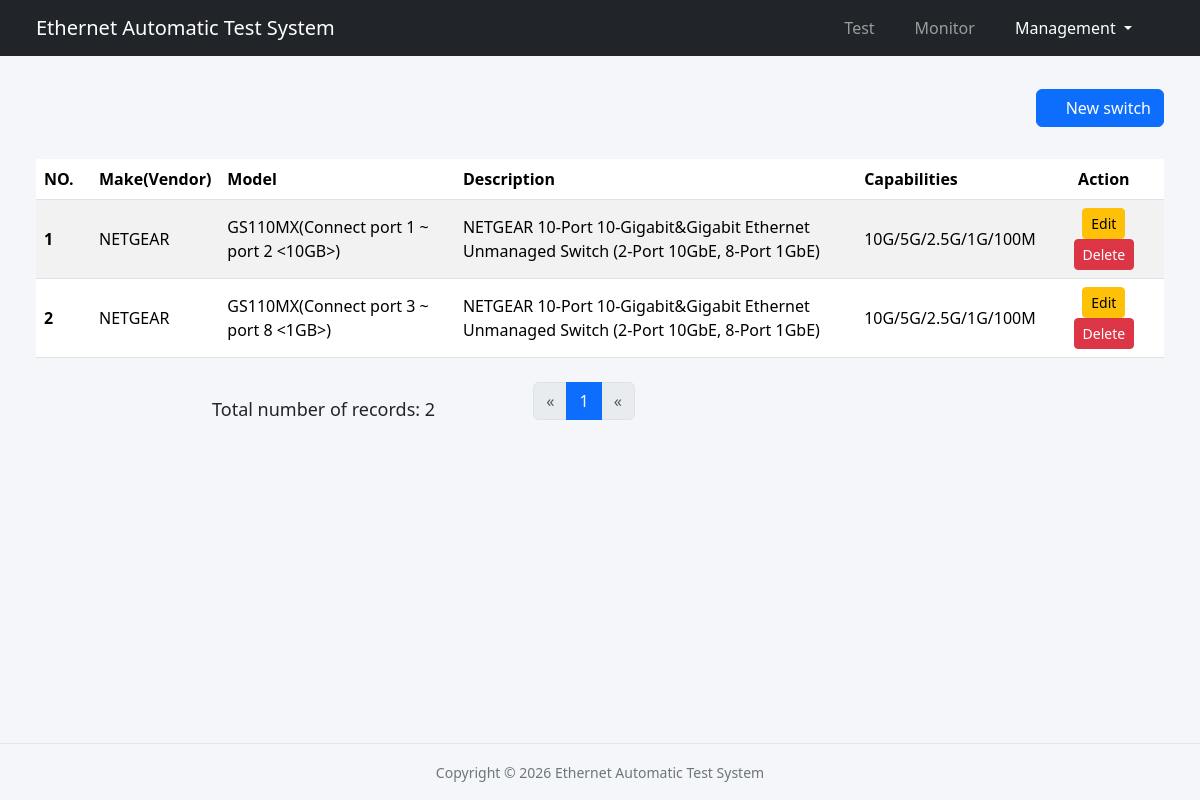
/api/switches, run on an earlier commit of the app's database.
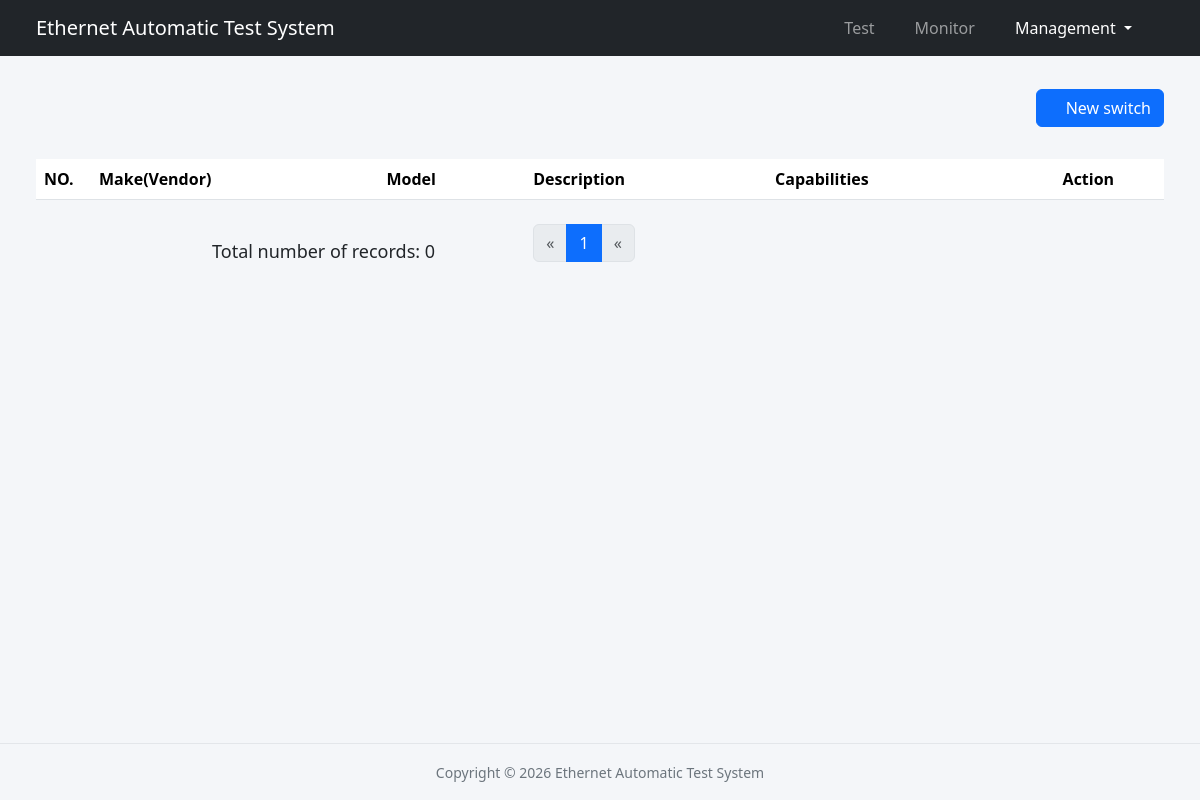
And on a later commit of the database.
### libs/models.py (models this page shows, shortened)
class Switch(db.Model):
    __tablename__ = 'switch'
    id = db.Column(db.Integer, primary_key=True)
    vendor = db.Column(db.String(100), nullable=False)
    model = db.Column(db.String(200), nullable=False, unique=True)
    description = db.Column(db.String(500), nullable=False)
    capabilities = db.Column(db.String(200), nullable=False)

### app.py (the view)
@app.route('/api/switches', methods=['GET'])
def switches_management():
    page = request.args.get('page', 1, type=int)
    pagination = Switch.query.order_by(Switch.id).paginate(page=page, per_page=100, error_out=False)
    switches = pagination.items
    return render_template("switch_management.html", current_url="management", switches=switches,
                           pagination=pagination)

### templates/switch_management.html (shortened to what this page needs)
{% extends 'base.html' %}
{% import "_macros.html" as macros %}
{% block contents %}
    <div class="d-flex justify-content-end align-items-center flex-wrap mb-4 my-4">
        <button class="btn btn-primary" data-bs-target="#addNewSwitch" data-bs-toggle="modal"><i class="bi bi-plus-circle"></i> New switch</button>
    </div>
    <div class="table-responsive py-2">
        <table class="table table-striped table-hover">
            <thead>
                <tr>
                    <th class="text-start" style="max-width: 55px; width: 55px;">NO.</th>
                    <th class="text-start">Make(Vendor)</th>
                    <th class="text-start">Model</th>
                    <th class="text-start">Description</th>
                    <th class="text-start">Capabilities</th>
                    <th class="text-center">Action</th>
                </tr>
            </thead>
            <tbody>
                {% for switch in switches %}
                <tr>
                    <th class="text-start">{{ switches.index(switch) + 1 }}</th>
                    <td class="text-start">{{ switch.vendor }}</td>
                    <td class="text-start">{{ switch.model }}</td>
                    <td class="text-start">{{ switch.description }}</td>
                    <td class="text-start">{{ switch.capabilities }}</td>
                    <td class="text-center">
                        <button type="button" class="btn btn-warning btn-sm mx-3" data-bs-toggle="modal" data-bs-target="#edit_switch_{{ switch.id }}">
                            Edit
                        </button>
                        <form action="{{ url_for('delete_switch', switch_id=switch.id) }}" method="post" class="d-inline"
                        onsubmit="return confirm('Are you sure you want to delete switch: {{ switch.model }}?');">
                            <button type="submit" class="btn btn-danger btn-sm">Delete</button>
                        </form>
                    </td>
                {% endfor %}
            </tbody>
        </table>
    </div>
    <div class="pagination">
      {{ macros.pagination_widget(pagination, ".switches_management") }}
    </div>
{% endblock %}

### templates/base.html (shortened to what this page needs)
<!DOCTYPE html>
<html lang="en">
<head>
    <link rel="stylesheet" href="{{ url_for('static', filename='css/bootstrap.min.css') }}">
    <link rel="stylesheet" href="{{ url_for('static', filename='icons/font/bootstrap-icons.min.css') }}">
    <link rel="stylesheet" href="{{ url_for('static', filename='css/base.css') }}">
</head>
<body>
    <div class="d-flex flex-column min-vh-100">
        <header>
            <nav class="navbar navbar-expand-md navbar-dark fixed-top bg-dark">
                <div class="container-fluid">
                    <a href="#" class="navbar-brand">Ethernet Automatic Test System</a>
                    <div class="collapse navbar-collapse" id="navbarmenu">
                        <ul class="navbar-nav ms-auto">
                            <li class="nav-item me-4">
                                <a href="{{ url_for('index') }}" class="nav-link {% if current_url == 'index' %}active{% endif %}">
                                    Test
                                </a>
                            </li>
                            <li class="nav-item me-4">
                                <a href="{{ url_for('monitors') }}" class="nav-link  {% if current_url == 'monitor' %}active{% endif %}">
                                    Monitor
                                </a>
                            </li>
                            <li class="nav-item me-4 dropdown">
                                <a href="#" class="nav-link dropdown-toggle {% if current_url == 'management' %}active{% endif %}" data-bs-toggle="dropdown" aria-expanded="false">
                                    Management
                                </a>
                            </li>
                        </ul>
                    </div>
                </div>
            </nav>
        </header>
        <main class="flex-grow-1 container-fluid" style="margin-top: 65px;">
            {% block contents %}{% endblock %}
        </main>
        <footer>
            <small>Copyright &copy; 2026 Ethernet Automatic Test System</small>
        </footer>
    </div>
</body>
</html>

### templates/_macros.html
{% macro pagination_widget(pagination, endpoint) %}
<div class="row" style="max-width: 800px; width: 800px; margin: 0 auto; align-items: center;">
  <div class="col-5" style="font-size: 18px;">
    <span>Total number of records: {{ pagination.total }}</span>
  </div>
  <ul class="pagination justify-content-start col-7">
    <li class="page-item {% if not pagination.has_prev %}disabled{% endif %}">
      <a href="{% if pagination.has_prev %}{{ url_for(endpoint, page=pagination.page-1, **kwargs) }}{% else %}#{% endif %}" class="page-link">
        <span>&laquo;</span>
      </a>
    </li>
    {% if pagination.pages == 0 %}
    <li class="page-item active">
      <a class="page-link">1</a>
    </li>
    {% endif %}
    {% for  p in pagination.iter_pages() %}
      {% if p %}
        {% if p == pagination.page %}
          <li class="page-item active">
            <a class="page-link">{{ p }}</a>
          </li>
        {% else %}
          <li class="page-item"><a href="{{ url_for(endpoint, page=p, **kwargs) }}" class="page-link">{{ p }}</a></li>
        {% endif %}
      {% endif %}
    {% endfor %}
    <li class="page-item {% if not pagination.has_next %}disabled{% endif %}">
      <a href="{% if pagination.has_next %}{{ url_for(endpoint, page=pagination.page+1, **kwargs)  }}{% else %}#{% endif %}" class="page-link">
        <span>&laquo;</span>
      </a>
    </li>
  </ul>
</div>
{% endmacro %}

### static/css/base.css (style rules this page uses)
body { background-color: #f4f6f9; font-family: 'Segoe UI', Roboto, system-ui, -apple-system; }
th, td { align-content: center; }
footer { margin-top: 3rem; text-align: center; color: #6c757d; padding: 1rem 0; border-top: 1px solid #e3e6ea; }

What changed in the data, as far as the page shows it:
removed Switch: switches.index(switch)+1 "1", vendor "NETGEAR", model "GS110MX(Connect port 1 ~ port 2 <10GB>)", description "NETGEAR 10-Port 10-Gigabit&Gigabit Ethernet Unmanaged Switch (2-Port 10GbE, 8-Port 1GbE)", capabilities "10G/5G/2.5G/1G/100M"
removed Switch: switches.index(switch)+1 "2", vendor "NETGEAR", model "GS110MX(Connect port 3 ~ port 8 <1GB>)", description "NETGEAR 10-Port 10-Gigabit&Gigabit Ethernet Unmanaged Switch (2-Port 10GbE, 8-Port 1GbE)", capabilities "10G/5G/2.5G/1G/100M"
Also different on the page:
{{ pagination.total }}: "2" → "0"
text now shown: "1"
list line gone: "1"
